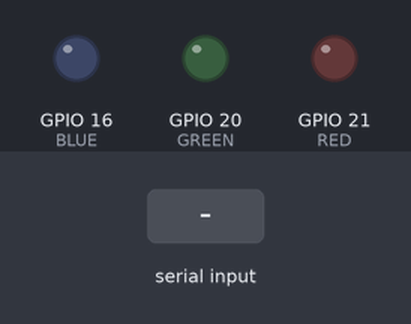
This program was run on a simulated Raspberry Pi (BCM pin numbers). Shown: output pins drawn as LEDs (lit = HIGH). The inputs (shaded band) are chosen by the test bench. What the program prints to the terminal is not drawn.

Above: at 1.2 s.
1.3 s: "4" typed at the terminal, then Enter
At 3.5 s:
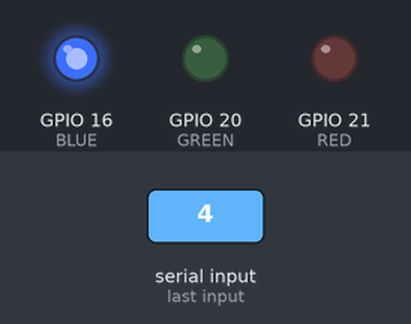
3.8 s: "1" typed at the terminal, then Enter
At 4.8 s:
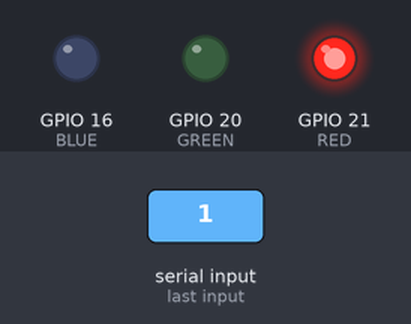
5.3 s: "2" typed at the terminal, then Enter
At 5.9 s:
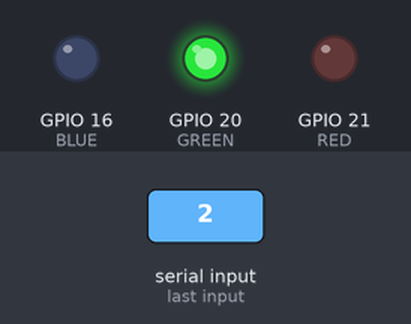
Timing chart, 0 to 8.3 s (numbered marks = the images above; inputs shaded):
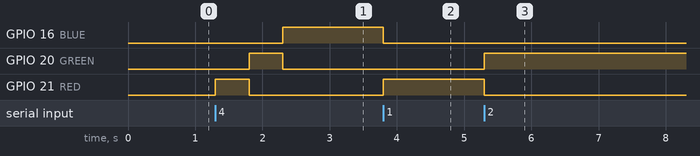

Measured:
- after the input at 1.3 s, GPIO 16 (BLUE): LOW → HIGH after 1.0 s; GPIO 20 (GREEN): LOW → HIGH after 0.50 s, → LOW 0.50 s later; GPIO 21 (RED): LOW → HIGH at once, → LOW 0.50 s later
- after the input at 3.8 s, GPIO 16 (BLUE): HIGH → LOW at once; GPIO 21 (RED): LOW → HIGH at once
- after the input at 5.3 s, GPIO 20 (GREEN): LOW → HIGH at once; GPIO 21 (RED): HIGH → LOW at once

The program:

Raspberrypi_LED.py
```python
import RPi.GPIO as GPIO
import time

RED = 21
GREEN = 20
BLUE = 16

def Rlight():
    GPIO.output(RED,True)
    GPIO.output(GREEN,False)
    GPIO.output(BLUE,False)

def Glight():
    GPIO.output(RED,False)
    GPIO.output(GREEN,True)
    GPIO.output(BLUE,False)

def Blight():
    GPIO.output(RED,False)
    GPIO.output(GREEN,False)
    GPIO.output(BLUE,True)


GPIO.setmode(GPIO.BCM)
GPIO.setup(GREEN,GPIO.OUT)
GPIO.setup(RED,GPIO.OUT)
GPIO.setup(BLUE,GPIO.OUT)

try:
    while(True): #loop
        a=int(input('색깔 입력 : '))

        if(a==1):
            Rlight()
        elif(a==2):
            Glight()
        elif(a==3):
            Blight()
        elif(a==4):
            Rlight()
            time.sleep(0.5)
            Glight()
            time.sleep(0.5)
            Blight()
            time.sleep(0.5)
except Exception as e:
    print(e)
finally:
    GPIO.cleanup()
```
